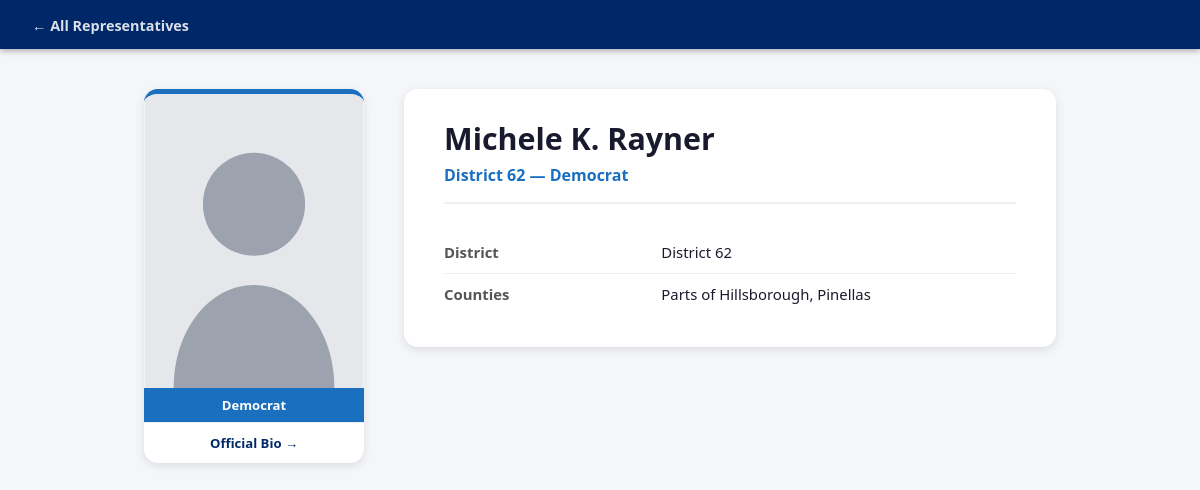
Screenshot of /php/profile.php?id=4781 with the database file from the repository.
### tables this page shows
CREATE TABLE representatives (
    id                     INTEGER PRIMARY KEY AUTOINCREMENT,
    member_id              INTEGER NOT NULL UNIQUE,  -- MemberId from flhouse.gov
    is_current             INTEGER NOT NULL DEFAULT 1,  -- 1 = serving now, 0 = former
    term                   TEXT NOT NULL DEFAULT '',
    full_name              TEXT NOT NULL DEFAULT '',
    district               INTEGER,
    party                  TEXT NOT NULL DEFAULT '',
    counties               TEXT NOT NULL DEFAULT '',
    bio_url                TEXT NOT NULL DEFAULT '',
    photo_url              TEXT NOT NULL DEFAULT '',
    city                   TEXT NOT NULL DEFAULT '',
    occupation             TEXT NOT NULL DEFAULT '',
    birthplace             TEXT NOT NULL DEFAULT '',
    age                    TEXT NOT NULL DEFAULT '',
    year_moved_to_florida  TEXT NOT NULL DEFAULT '',
    spouse                 TEXT NOT NULL DEFAULT '',
    children               TEXT NOT NULL DEFAULT '',
    grandchildren          TEXT NOT NULL DEFAULT '',
    education              TEXT NOT NULL DEFAULT '',
    religion               TEXT NOT NULL DEFAULT '',
    recreational_interests TEXT NOT NULL DEFAULT '',
    military               TEXT NOT NULL DEFAULT '',
    extra_bio              TEXT NOT NULL DEFAULT '{}'  -- JSON object
);

### php/representatives.php (called while the page is built, shortened)
<?php
function get_db(): PDO {
    static $conn = null;
    if ($conn === null) {
        $conn = new PDO(DB_DSN, DB_USER, DB_PASS, [
            PDO::ATTR_ERRMODE            => PDO::ERRMODE_EXCEPTION,
            PDO::ATTR_DEFAULT_FETCH_MODE => PDO::FETCH_ASSOC,
        ]);
    }
    return $conn;
}
function get_by_member_id(int $member_id): ?array {
    $stmt = get_db()->prepare("SELECT * FROM `representatives` WHERE `member_id` = ? LIMIT 1");
    $stmt->execute([$member_id]);
    return $stmt->fetch() ?: null;
}

### php/profile.php (the view, shortened to what this page needs)
<?php
require_once __DIR__ . '/representatives.php';
$member_id = filter_input(INPUT_GET, 'id', FILTER_VALIDATE_INT);
$rep = get_by_member_id($member_id);
    ?>
    <?php
$name      = htmlspecialchars($rep['full_name']);
$photo     = htmlspecialchars($rep['photo_url']);
$party_cls = strtolower($rep['party']);
$bio_rows = [
    'Former Member — Served'  => $rep['is_current'] ? '' : $rep['term'],
    'City of Residence'       => $rep['city'],
    'Occupation'              => $rep['occupation'],
    'District'                => $rep['district'] ? 'District ' . $rep['district'] : '',
    'Counties'                => $rep['counties'],
    'Born'                    => $rep['birthplace'],
    'Age'                     => $rep['age'],
    'Moved to Florida'        => $rep['year_moved_to_florida'],
    'Spouse'                  => $rep['spouse'],
    'Children'                => $rep['children'],
    'Grandchildren'           => $rep['grandchildren'],
    'Education'               => $rep['education'],
    'Military Service'        => $rep['military'],
    'Religious Affiliation'   => $rep['religion'],
    'Recreational Interests'  => $rep['recreational_interests'],
];
?>
<!DOCTYPE html>
<html lang="en">
<head>
  <link rel="stylesheet" href="style.css">
</head>
<body class="profile-page">
<div class="profile-back">
  <a href="index.php">&larr; All Representatives</a>
</div>
<main class="profile-container">
  <aside class="profile-sidebar <?= $party_cls ?>">
    <img src="<?= $photo ?>" alt="<?= $name ?>"
         onerror="this.src='placeholder.svg'">
    <div class="profile-party-badge <?= $party_cls ?>">
      <?= htmlspecialchars($rep['party']) ?>
    </div>
    <a class="profile-ext-link"
       href="<?= htmlspecialchars($rep['bio_url']) ?>"
       target="_blank" rel="noopener">
      Official Bio &rarr;
    </a>
  </aside>
  <section class="profile-main">
    <h1><?= $name ?></h1>
    <h2 class="profile-subtitle <?= $party_cls ?>">
      District <?= (int)$rep['district'] ?> &mdash; <?= htmlspecialchars($rep['party']) ?>
    </h2>
    <table class="bio-table">
      <?php foreach ($bio_rows as $label => $value): ?>
        <?php if (trim((string)$value) === '') continue; ?>
        <tr>
          <th><?= htmlspecialchars($label) ?></th>
          <td><?= htmlspecialchars($value) ?></td>
        </tr>
      <?php endforeach; ?>
    </table>
  </section>
</main>
</body>
</html>

### css/style.css (style rules this page uses)
*, *::before, *::after { box-sizing: border-box; margin: 0; padding: 0; }
body { font-family: 'Segoe UI', system-ui, sans-serif; background: #f4f6f9; color: #1a1a2e; min-height: 100vh; }
a { color: inherit; text-decoration: none; }
.profile-page { background: #f4f6f9; }
.profile-back { background: #002868; padding: .85rem 2rem; position: sticky; top: 0; z-index: 100; box-shadow: 0 2px 6px rgba(0,0,0,.3); }
.profile-back a { color: #fff; font-size: .9rem; font-weight: 600; opacity: .85; transition: opacity .2s; }
.profile-container { display: flex; gap: 2.5rem; max-width: 960px; margin: 2.5rem auto; padding: 0 1.5rem 3rem; align-items: flex-start; }
.profile-sidebar { flex: 0 0 220px; text-align: center; background: #fff; border-radius: 14px; overflow: hidden; box-shadow: 0 3px 10px rgba(0,0,0,.1); border-top: 5px solid #ccc; }
.profile-sidebar.democrat { border-top-color: #1a6fbf; }
.profile-sidebar img { width: 100%; aspect-ratio: 3 / 4; object-fit: cover; object-position: top center; display: block; }
.profile-party-badge { padding: .5rem; font-size: .82rem; font-weight: 700; color: #fff; }
.profile-party-badge.democrat { background: #1a6fbf; }
.profile-ext-link { display: block; padding: .7rem 1rem; font-size: .82rem; font-weight: 600; color: #002868; border-top: 1px solid #eee; transition: background .2s; }
.profile-main { flex: 1; background: #fff; border-radius: 14px; padding: 2rem 2.5rem; box-shadow: 0 3px 10px rgba(0,0,0,.1); }
.profile-main h1 { font-size: 1.9rem; font-weight: 800; color: #1a1a2e; line-height: 1.2; }
.profile-subtitle { font-size: 1rem; font-weight: 600; margin-top: .4rem; margin-bottom: 1.75rem; padding-bottom: 1rem; border-bottom: 2px solid #f0f0f0; }
.profile-subtitle.democrat { color: #1a6fbf; }
.bio-table { width: 100%; border-collapse: collapse; font-size: .93rem; }
.bio-table tr + tr td, .bio-table tr + tr th { border-top: 1px solid #f0f0f0; }
.bio-table th { width: 38%; padding: .65rem .5rem .65rem 0; text-align: left; font-weight: 600; color: #555; vertical-align: top; white-space: nowrap; }
.bio-table td { padding: .65rem 0; color: #1a1a2e; vertical-align: top; }

### rows the page displays
representatives: party "Democrat", full_name "Michele K. Rayner", district "62"

### other values shown
$label "District"
$value "District 62"
$label "Counties"
$value "Parts of Hillsborough, Pinellas"
